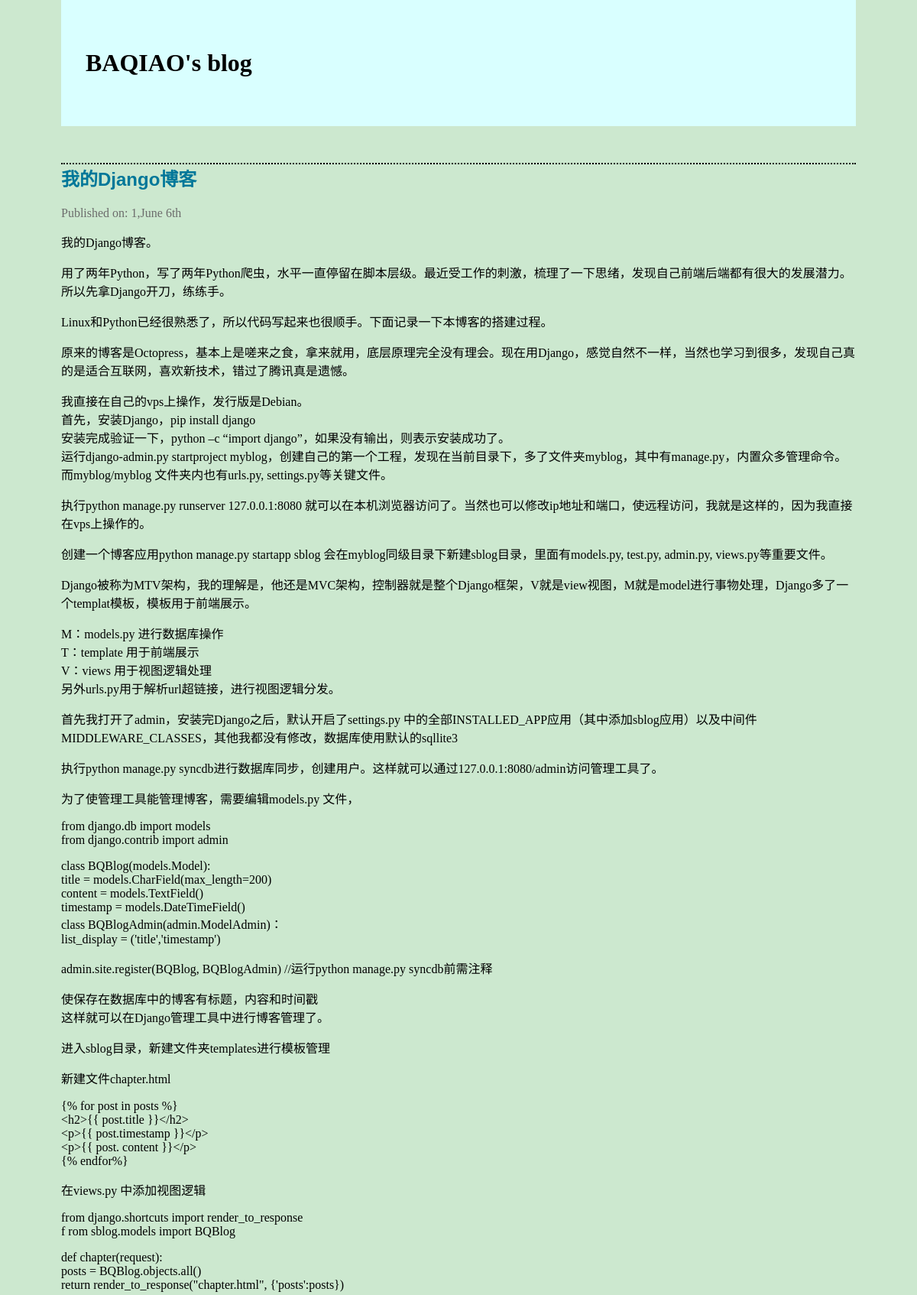
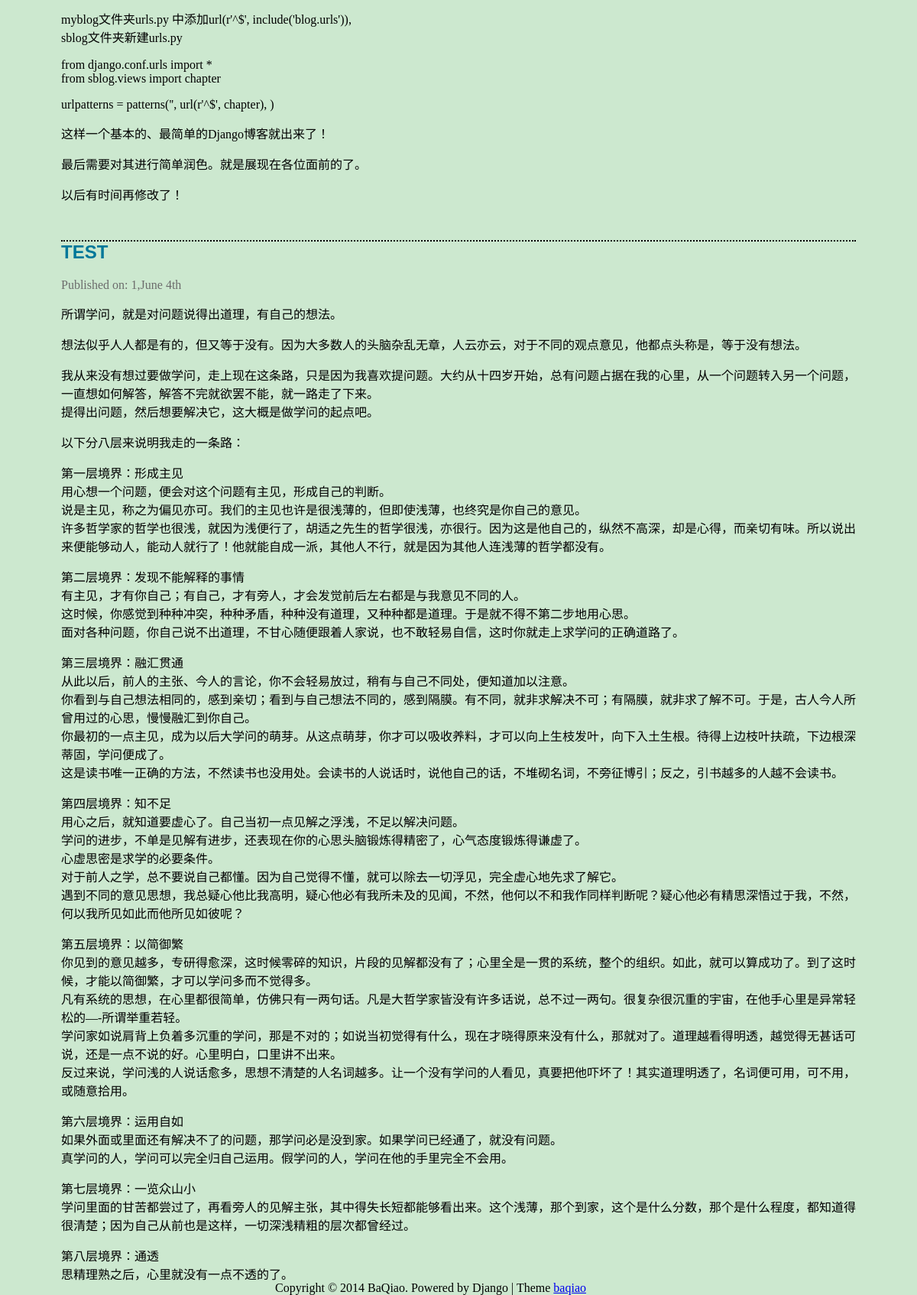
The page / on the database its author committed (2 pictures, top to bottom).
### sblog/models.py (models this page shows)
class BQBlog(models.Model):
    title = models.CharField(max_length=200)
    content = models.TextField()
    timestamp = models.DateTimeField()
    class Meta:
        ordering = ('-timestamp',)

### sblog/views.py (the view)
# urls.py: urlpatterns = patterns('', url(r'^$', chapter), )
def chapter(request):
    posts = BQBlog.objects.all()
    return render_to_response("chapter.html", {'posts':posts})

### sblog/templates/chapter.html
{% extends "base.html" %}
{% block content %}
{% for post in posts %}
<h2>{{ post.title }}</h2>
<span>Published on: {{  post.timestamp | date:"1,F jS" }}</span>
<p>{{ post.content |linebreaks }}</p>
{% endfor%}
{% endblock%}

### sblog/templates/base.html (shortened to what this page needs)
<html>
  <body>
    <h1 style="font-family:verdana">BAQIAO's blog</h1>
    {% block content %}
    {% endblock %}
    <div>
    Copyright &copy; 2014 BaQiao. Powered by Django | Theme <a href="http://github.com/xdbaqiao">baqiao</a>
    </div>
  </body>
</html>

### sblog/templates/base.html (style rules this page uses)
body { color:#000;background:#CCE8CF;padding:0 5em;margin:0 }
h1 { padding:2em 1em;background:#D9FFFF }
h2 { color:#079;border-top:2px dotted #000;margin-top:2em;font-family:Arial,'Times New Roman','Microsoft YaHei',SimHei; }
p { margin:1em 0;font-family:'Times New Roman'; }
span { color:#6C6C6C;margin:1em 0;font-family:'Times New Roman'; }
div { position: fixed;bottom: 0px;left:30% }

### rows shown on the page
BQBlog: title "我的Django博客", timestamp "1,June 6th", content "我的Django博客。 用了两年Python，写了两年Python爬虫，水平一直停留在脚本层级。最近受工作的刺激，梳理了一下思绪，发现自己前端后端都有很大的发展潜力。所以先拿Django开刀，练练手。 Linux和Python已经很熟悉了，所以代码写起来也很顺手。下面记录一下本博客的搭建过程。 原来的博客是Octopress，基本上是嗟来之食，拿来就用，底层原理完全没有理会。现在用Django，感觉自然不一样，当然也学习到很多，发现自己真的是适合互联网，喜欢新技术，错过了腾讯真是遗憾。 我直接在自己的vps上操作，发行版是Debian。 首先，安装Django，pip install django 安装完成验证一下，python –c “import django”，如果没有输出，则表示安装成功了。 运行django-admin.py startproject myblog，创建自己的第一个工程，发现在当前目录下，多了文件夹myblog，其中有manage.py，内置众多管理命令。而myblog/myblog 文件夹内也有urls.py, settings.py等关键文件。 执行python manage.py runserver 127.0.0.1:8080 就可以在本机浏览器访问了。当然也可以修改ip地址和端口，使远程访问，我就是这样的，因为我直接在vps上操作的。 创建一个博客应用python manage.py startapp sblog 会在myblog同级目录下新建sblog目录，里面有models.py, test.py, admin.py,…"
BQBlog: title "TEST", timestamp "1,June 4th", content "所谓学问，就是对问题说得出道理，有自己的想法。 想法似乎人人都是有的，但又等于没有。因为大多数人的头脑杂乱无章，人云亦云，对于不同的观点意见，他都点头称是，等于没有想法。 我从来没有想过要做学问，走上现在这条路，只是因为我喜欢提问题。大约从十四岁开始，总有问题占据在我的心里，从一个问题转入另一个问题，一直想如何解答，解答不完就欲罢不能，就一路走了下来。 提得出问题，然后想要解决它，这大概是做学问的起点吧。 以下分八层来说明我走的一条路： 第一层境界：形成主见 用心想一个问题，便会对这个问题有主见，形成自己的判断。 说是主见，称之为偏见亦可。我们的主见也许是很浅薄的，但即使浅薄，也终究是你自己的意见。 许多哲学家的哲学也很浅，就因为浅便行了，胡适之先生的哲学很浅，亦很行。因为这是他自己的，纵然不高深，却是心得，而亲切有味。所以说出来便能够动人，能动人就行了！他就能自成一派，其他人不行，就是因为其他人连浅薄的哲学都没有。 第二层境界：发现不能解释的事情 有主见，才有你自己；有自己，才有旁人，才会发觉前后左右都是与我意见不同的人。 这时候，你感觉到种种冲突，种种矛盾，种种没有道理，又种种都是道理。于是就不得不第二步地用心思。 面对各种问题，你自己说不出道理，不甘心随便跟着人家说，也不敢轻易自信，这时你就走上求学问的正确道路了。 第三层境界：融汇贯通 从此以后，前人的主张、今人的言论，你不会轻易放过，稍有与自己不同处，便知道加以注意。…"
